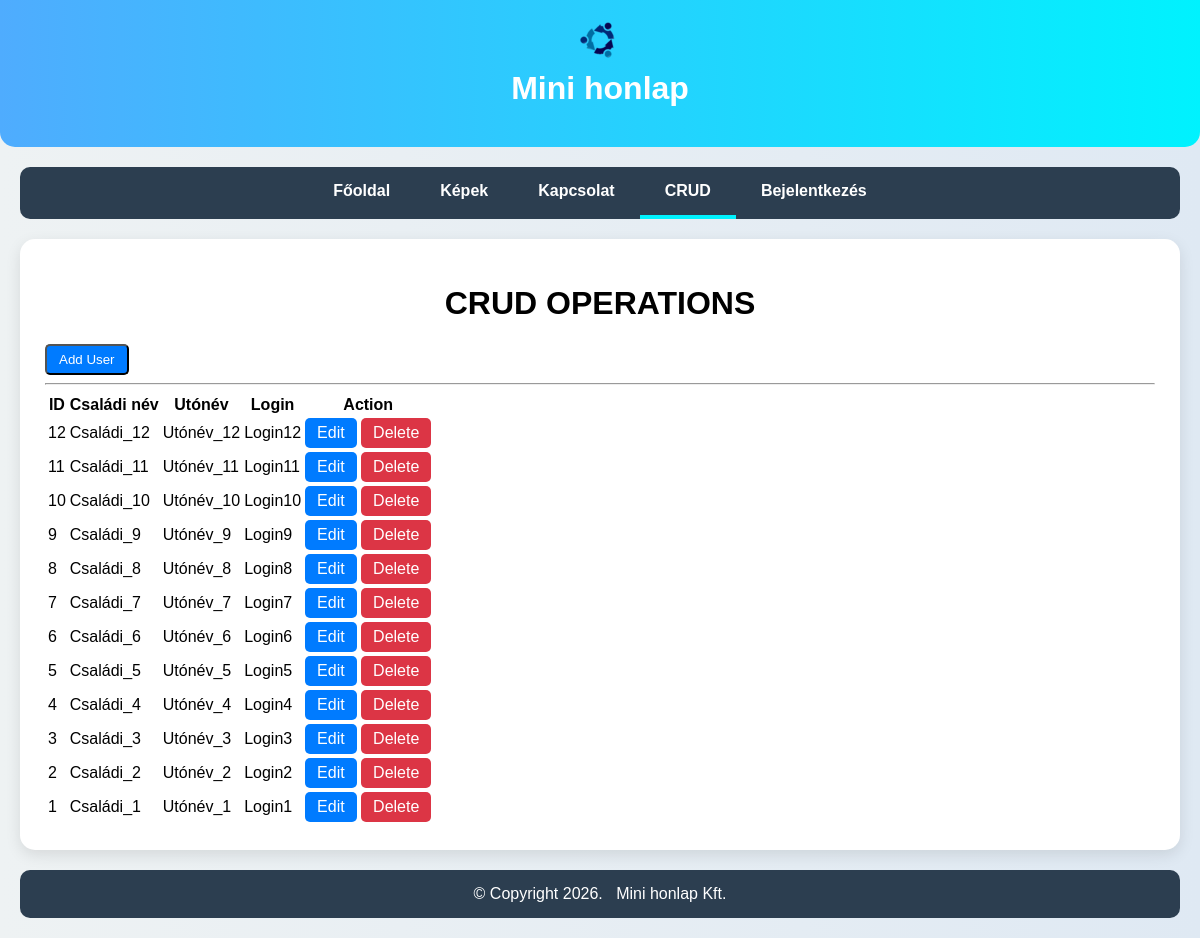
The app's page /crud with its own data.
### tables this page shows
CREATE TABLE `felhasznalok` (
  `id` int(10) unsigned NOT NULL auto_increment,
  `csaladi_nev` varchar(45) NOT NULL default '',
  `uto_nev` varchar(45) NOT NULL default '',
  `bejelentkezes` varchar(12) NOT NULL default '',
  `jelszo` varchar(40) NOT NULL default '',
  PRIMARY KEY  (`id`)
);

### index.php (called while the page is built, shortened)
<?php
include('./templates/index.tpl.php');
?>

### templates/pages/crud.tpl.php (the view)
<h1 style="text-align:center;">CRUD OPERATIONS</h1>
<form method="post" action="?crud_add">
    <button class="btn-blue" type="submit">Add User</button>
</form>
<hr>
<table>
    <tr>
        <th>ID</th>
        <th>Családi név</th>
        <th>Utónév</th>
        <th>Login</th>
        <th>Action</th>
    </tr>
<?php
$stmt = $dbh->query("SELECT * FROM felhasznalok ORDER BY id DESC");
foreach ($stmt as $row) {
    echo "<tr>";
    echo "<td>{$row['id']}</td>";
    echo "<td>{$row['csaladi_nev']}</td>";
    echo "<td>{$row['uto_nev']}</td>";
    echo "<td>{$row['bejelentkezes']}</td>";
    echo "<td>
            <a class='btn-blue' href='?crud_edit={$row['id']}'>Edit</a>
            <a class='btn-red' href='?crud_delete={$row['id']}'>Delete</a>
          </td>";
    echo "</tr>";
}
?>
</table>

### styles/stilus.css (style rules this page uses)
body { margin: 0; font-family: Arial, sans-serif; background: linear-gradient(to right, #eef2f3, #dfe9f3); }
.btn-blue { background-color: #007bff; color: white; padding: 6px 12px; text-decoration: none; border-radius: 5px; display: inline-block; }
.btn-red { background-color: #dc3545; color: white; padding: 6px 12px; text-decoration: none; border-radius: 5px; display: inline-block; }

### records on screen
felhasznalok: id "12", csaladi_nev "Családi_12", uto_nev "Utónév_12", bejelentkezes "Login12"
felhasznalok: id "11", csaladi_nev "Családi_11", uto_nev "Utónév_11", bejelentkezes "Login11"
felhasznalok: id "10", csaladi_nev "Családi_10", uto_nev "Utónév_10", bejelentkezes "Login10"
felhasznalok: id "9", csaladi_nev "Családi_9", uto_nev "Utónév_9", bejelentkezes "Login9"
felhasznalok: id "8", csaladi_nev "Családi_8", uto_nev "Utónév_8", bejelentkezes "Login8"
felhasznalok: id "7", csaladi_nev "Családi_7", uto_nev "Utónév_7", bejelentkezes "Login7"
felhasznalok: id "6", csaladi_nev "Családi_6", uto_nev "Utónév_6", bejelentkezes "Login6"
felhasznalok: id "5", csaladi_nev "Családi_5", uto_nev "Utónév_5", bejelentkezes "Login5"
felhasznalok: id "4", csaladi_nev "Családi_4", uto_nev "Utónév_4", bejelentkezes "Login4"
felhasznalok: id "3", csaladi_nev "Családi_3", uto_nev "Utónév_3", bejelentkezes "Login3"
felhasznalok: id "2", csaladi_nev "Családi_2", uto_nev "Utónév_2", bejelentkezes "Login2"
felhasznalok: id "1", csaladi_nev "Családi_1", uto_nev "Utónév_1", bejelentkezes "Login1"

### other values on screen
$fejlec['cim'] "Mini honlap"
$oldal['szoveg'] "Főoldal"
$oldal['szoveg'] "Képek"
$oldal['szoveg'] "Kapcsolat"
$oldal['szoveg'] "CRUD"
$oldal['szoveg'] "Bejelentkezés"
$lablec['copyright'] "Copyright 2026."
$lablec['ceg'] "Mini honlap Kft."
